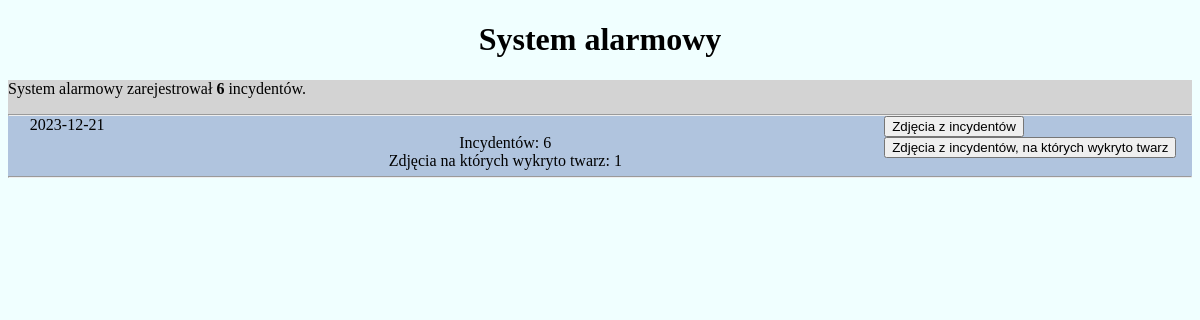
/site/index.php, run on an earlier commit of the app's database.
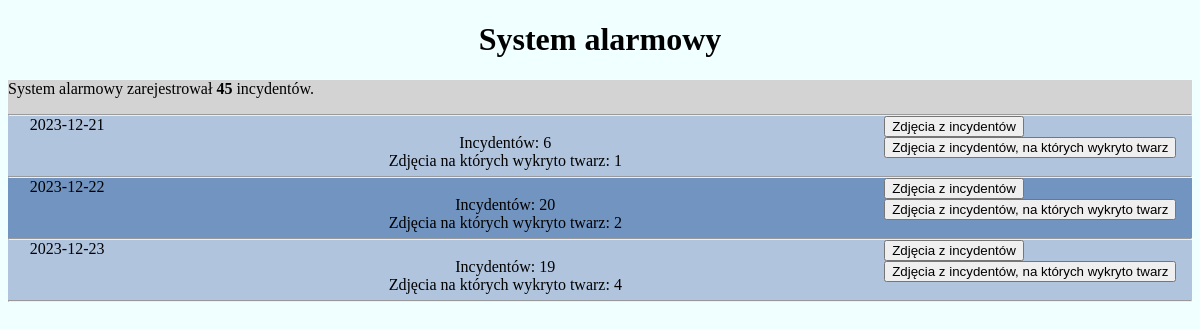
And on a later commit of the database.
### tables this page shows
CREATE TABLE alarm_system (
            id INTEGER PRIMARY KEY AUTOINCREMENT,
            DATE TEXT,
            image BLOB,
            Faces INTEGER
        );

### site/index.php (the view, shortened to what this page needs)
<!DOCTYPE html>
<html lang="pl">
    <head>
        <link rel="stylesheet" href="style.css">
    </head>
    <body>
        <header>
            <a href='index.php'><h1>System alarmowy</h1></a>
        </header>
        <main>
        <?php
            $db = new PDO("sqlite:report_database.db");
            $numberOfIncidents = $db->query("SELECT COUNT(id) FROM alarm_system");
            $numberOfIncidents = $numberOfIncidents->fetch();
            $numberOfIncidents = $numberOfIncidents[0];
            echo "<p>System alarmowy zarejestrował <b>$numberOfIncidents</b> incydentów.</p>";
            $daty = $db->query("SELECT DATE FROM alarm_system");
            $daty = $daty->fetchAll(PDO::FETCH_ASSOC);
            $elem = count($daty);
            $last = "";
            echo "<hr>";
            $j = 0;
            for($i = 0;$i < $elem;$i++)
            {
                $data = explode(" ",$daty[$i]["DATE"]);
                if($last == $data[0])
                    continue;
                if(0 == $j%2)
                    echo "<div class='incidents0'>";
                else
                    echo "<div class='incidents1'>";
                echo "<div class='date'>";
                echo $data[0];
                echo "</div>";
                $incidents = $db->query("SELECT COUNT(id) FROM alarm_system WHERE DATE LIKE'".$data[0]."%'");
                $incidents = $incidents->fetch();
                echo "<div class='info'>";
                echo "<br> Incydentów: ".$incidents[0];
                $faces = $db->query("SELECT COUNT(id) FROM alarm_system WHERE DATE LIKE'".$data[0]."%' AND Faces = 1");
                $faces = $faces->fetch();
                echo "<br> Zdjęcia na których wykryto twarz: ".$faces[0];
                echo "</div>";
                echo "<div class='buttons'>";
                echo "<form method='POST' action='raport.php'> <input type='hidden' id='name' name='date' value='".$data[0]."'> <input type='submit' value='Zdjęcia z incydentów'> </form>";
                echo "<form method='POST' action='raport-faces.php'> <input type='hidden' id='name' name='date' value='".$data[0]."'> <input type='submit' value='Zdjęcia z incydentów, na których wykryto twarz'> </form>";
                echo "</div>";
                echo "</div>";
                $last = $data[0];
                $j++;
                echo "<hr>";
            }
        ?>
        </main>
    </body>
</html>

### site/style.css (style rules this page uses)
.incidents1 { width:100%; float:none; height:60px; background-color: rgb(113, 148, 192); }
.incidents0 { width:100%; float:none; height:60px; background-color: lightsteelblue; }
a { color:black; text-decoration:none; }
header { text-align:center; background-color:azure; }
body { background-color:azure; }
main { background-color:lightgray; }
hr { margin:0%; }
.date { width:10%; float:left; text-align:center; height:100%; }
.info { width:64%; float:left; text-align: center; height:100%; }
.buttons { width:25%; float:left; text-align:left; height:100%; }

What changed in the data, as far as the page shows it:
added alarm_system: DATE "2023-12-22", incidents "20", faces "2"
added alarm_system: DATE "2023-12-23", incidents "19", faces "4"
Also different on the page:
$numberOfIncidents: "6" → "45"
